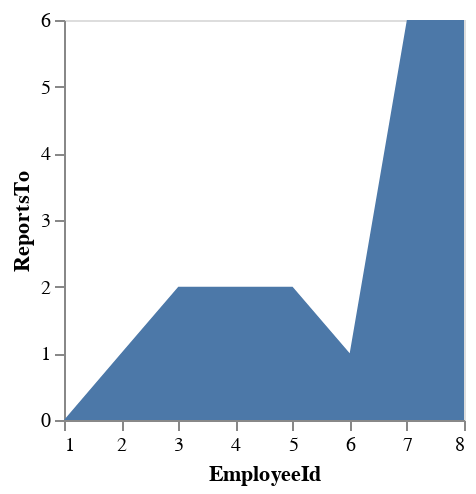

Notebook cell for this chart:
### Code cell
%XVEGA_PLOT X_FIELD EmployeeId GRID false Y_FIELD ReportsTo MARK area COLOR pink WIDTH 200 HEIGHT 200 <> SELECT EmployeeId, ReportsTo FROM employees

### Figure 1 — Vega-Lite specification as saved in the notebook (floating-point values rounded to 4 significant figures)
{"$schema": "https://vega.github.io/schema/vega-lite/v4.json", "config": {"axis": {"grid": false}}, "data": {"values": [{"EmployeeId": "name", "ReportsTo": "name"}, {"EmployeeId": "1", "ReportsTo": ""}, {"EmployeeId": "2", "ReportsTo": "1"}, {"EmployeeId": "6", "ReportsTo": "1"}, {"EmployeeId": "3", "ReportsTo": "2"}, {"EmployeeId": "4", "ReportsTo": "2"}, {"EmployeeId": "5", "ReportsTo": "2"}, {"EmployeeId": "7", "ReportsTo": "6"}, {"EmployeeId": "8", "ReportsTo": "6"}]}, "encoding": {"x": {"field": "EmployeeId", "type": "quantitative"}, "y": {"field": "ReportsTo", "type": "quantitative"}}, "height": 200, "mark": {"type": "area"}, "width": 200}
